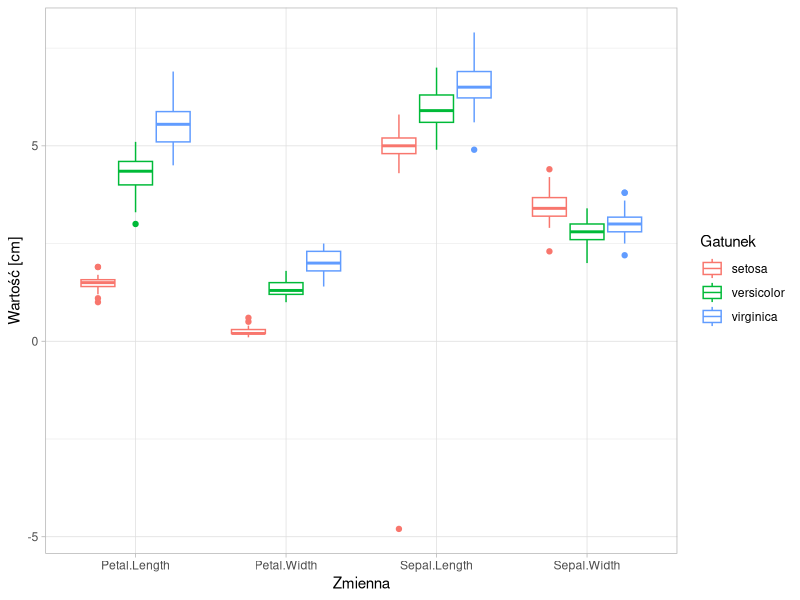
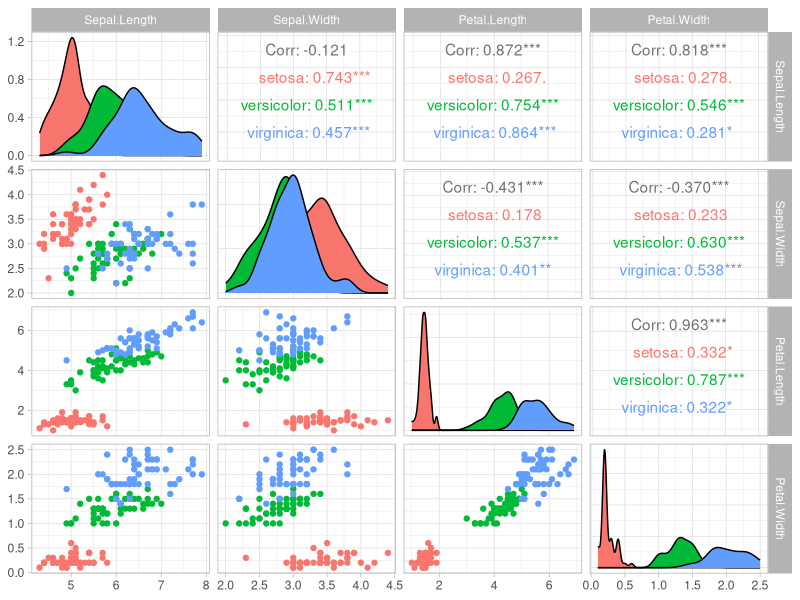
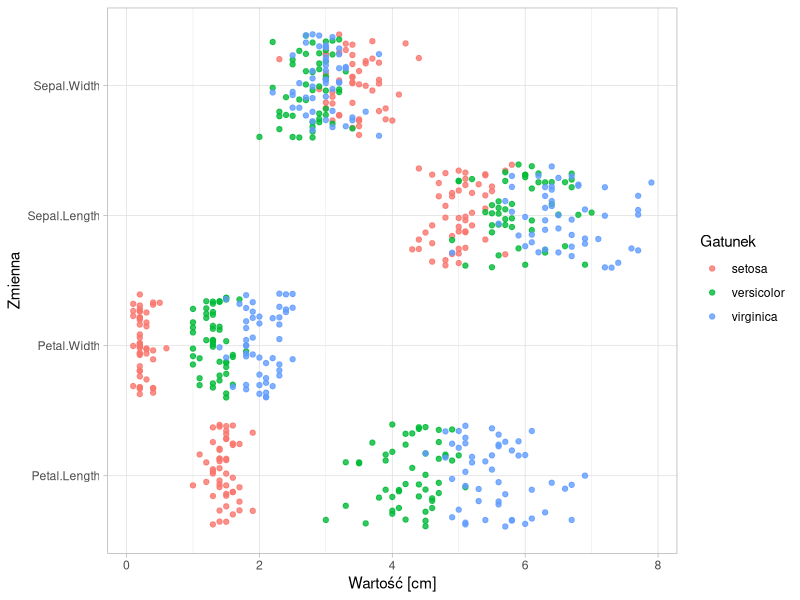

These charts were generated, in order, by the following R code: (Note: this script raises an error after producing the figures.)
## ---- chunk 1
library("MASS")
library("e1071")
library("tidyr")
library("caret")
library("GGally")
library("ggplot2")
library("doParallel")
## ---- chunk 2
dane = read.csv("C4L Academy - Data Science Graduate - IRISES dataset (2019-06).csv", sep = "|")
dane$Petal.Width[133] = "2.2"
dane$Petal.Width = as.numeric(as.character(dane$Petal.Width))
## ---- chunk 3
str(dane)
## ---- chunk 4
levels(dane$Species)
table(dane$Species)
## ---- chunk 5
apply(dane[1:4], 2, function(x) any(is.na(x)))
sum(is.na(dane$Sepal.Width))
which(is.na(dane$Sepal.Width))
dane$Sepal.Width[82] = round(mean(dane$Sepal.Width[dane$Species == "versicolor"], na.rm = TRUE), 1)
## ---- chunk 6
dane_long = gather(dane, "zmienna", "wartosc", 1:4)
ggplot(dane_long, aes(x = zmienna, y = wartosc)) + 
  geom_boxplot(aes(colour = Species)) +
  xlab("Zmienna") +
  ylab("Wartość [cm]") +
  labs(colour = "Gatunek") +
  theme_light()
## ---- chunk 7
dane$Sepal.Length[dane$Sepal.Length == -4.8] = abs(-4.8)
dane_long$wartosc[dane_long$wartosc == -4.8] = abs(-4.8)
## ---- chunk 8
ggpairs(dane, mapping = aes(color = Species), 
        columns = c("Sepal.Length", "Sepal.Width", "Petal.Length", "Petal.Width")) +
  theme_light()
## ---- chunk 9
aggregate(. ~ Species, data = dane, mean)
## ---- chunk 10
ggplot(dane_long, aes(wartosc, zmienna)) +
  geom_jitter(aes(colour = Species), width = 0, alpha = 0.8) +
  xlab("Wartość [cm]") +
  ylab("Zmienna") +
  labs(colour = "Gatunek") +
  theme_light()
## ---- chunk 11
# ustawienie ziarna losowości (powtarzalność wyników)
set.seed(1)

trainIndex = createDataPartition(dane$Species, p = 0.8, list = FALSE)
train = dane[ trainIndex, ]
test = dane[-trainIndex, ]
## ---- chunk 12
set.seed(1)
seeds = vector(mode = "list", length = 101) # length = number * repeats + 1
for(i in 1:101) seeds[[i]] = sample.int(n = 1000, 6)

# kroswalidacja 10-fold
fitControl = trainControl(method = "repeatedcv", 
                          number = 10, 
                          repeats = 10, 
                          seeds = seeds)

# równoległe tworzenie modeli
n_cores = detectCores() - 1
cl = makePSOCKcluster(n_cores)
registerDoParallel(cl)

# trenowanie modeli
SVM_mdl = train(Species ~ ., data = train, 
                method = "svmLinear2", 
                trControl = fitControl,
                metric = "Accuracy")

RF_mdl = train(Species ~ ., data = train,
               method = "ranger",
               trControl = fitControl,
               metric = "Accuracy")

LDA_mdl = train(Species ~ ., data = train,
                method = "lda2",
                trControl = fitControl,
                metric = "Accuracy")

stopCluster(cl)
## ---- chunk 13
resamps = resamples(list(SVM = SVM_mdl, RF = RF_mdl, LDA = LDA_mdl))
ggplot(resamps, metric = "Accuracy", conf.level = 0.99) +
  xlab("Model") +
  ylab("Dokładność") +
  labs(title = "Skuteczność klasyfikacji", subtitle = "Przedział ufności: 0,99") +
  theme_light()
saveRDS(LDA_mdl, "model_LDA.rds")
## ---- chunk 14
pred = predict(LDA_mdl, test)
confusionMatrix(pred, test$Species)
## ---- chunk 15
imps = data.frame(varImp(LDA_mdl)$importance)
imps$zmienna = rownames(imps)
imps = gather(imps, "gatunek", "istotnosc", 1:3)

ggplot(imps, aes(x = reorder(zmienna, istotnosc), y = istotnosc)) +
  geom_col(width = 0.01, fill = "black") +
  geom_point() +
  coord_flip() +
  facet_wrap(. ~ gatunek) +
  xlab("Zmienna") +
  ylab("Istotność") +
  labs(subtitle = "Liniowa analiza dyskryminacyjna") +
  theme_light()
